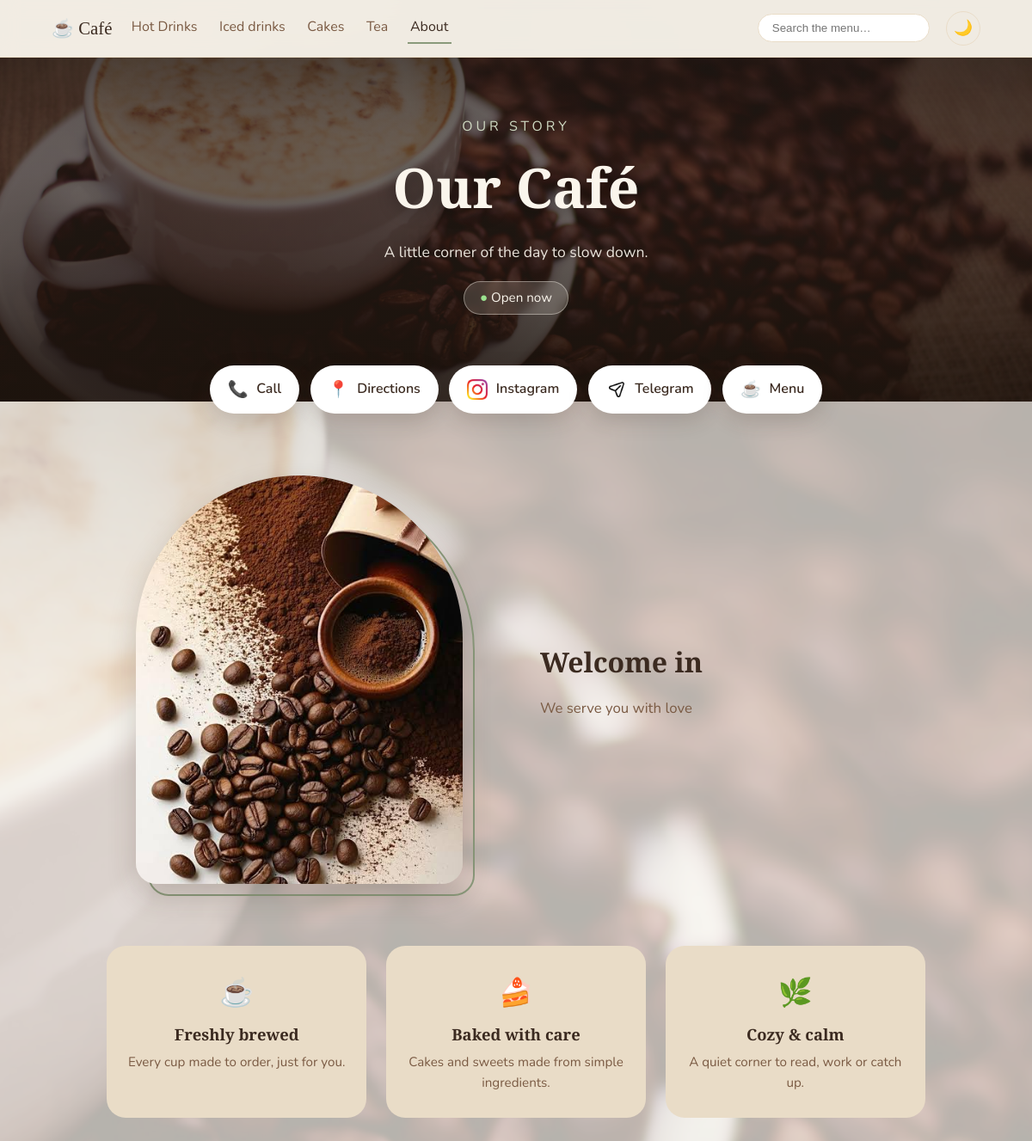
The page /about/ on the database its author committed.
### coffee/models.py (models this page shows, shortened)
class Category(models.Model):
    name = models.CharField(max_length=60)
    slug = models.SlugField(unique=True)
    description = models.CharField(max_length=140, blank=True)
    image = models.ImageField(upload_to="categories/")
    order = models.PositiveIntegerField(default=0)
    class Meta:
        ordering = ["order"]
        verbose_name_plural = "categories"
    def get_absolute_url(self):
        return reverse("category_detail", args=[self.slug])

class ShopInfo(models.Model):
    name = models.CharField(max_length=100, default="Our Café")
    story = models.TextField(blank=True, help_text="A short, friendly paragraph about the café")
    photo = models.ImageField(upload_to="about/", blank=True)
    address = models.CharField(max_length=200, blank=True)
    phone = models.CharField(max_length=30, blank=True)
    email = models.EmailField(blank=True)
    instagram = models.URLField(blank=True, help_text="Full link, e.g. https://instagram.com/yourcafe")
    telegram = models.URLField(blank=True, help_text="Full link, e.g. https://t.me/yourcafe")
    map_embed_url = models.URLField(blank=True, help_text="Google Maps → Share → Embed a map → copy the src URL")
    class Meta:
        verbose_name_plural = "shop info"

### coffee/views.py (the view)
# urls.py: path("about/", views.about, name="about"),
def about(request):
    info = ShopInfo.load()
    return render(request, "coffee/about.html", {
        "info": info,
        "open_now": info.is_open_now(),
    })

### coffee/context_processors.py (called while the page is built)
def nav_categories(request):
    return {"nav_categories": Category.objects.all()}

### coffee/models.py (called while the page is built)
    @classmethod
    def load(cls):
        obj, _ = cls.objects.get_or_create(pk=1)
        return obj

    @property
    def phone_link(self):
        return re.sub(r"[^\d+]", "", self.phone)

    @property
    def closed_day_numbers(self):
        return {int(d) for d in self.closed_days.split(",") if d}

    @property
    def open_days_text(self):
        closed = self.closed_day_numbers
        names = dict(self.DAYS)
        if not closed:
            return "Every day"
        if len(closed) == 7:
            return "Closed"
        return "Every day except " + ", ".join(names[d] for d in sorted(closed))

    def is_open_now(self):
        now = timezone.localtime()
        today = now.weekday()
        closed = self.closed_day_numbers
        if self.open_all_day:
            return today not in closed
        t = now.time()
        if self.open_time <= self.close_time:              # normal day, e.g. 09:00–23:00
            return today not in closed and self.open_time <= t <= self.close_time
        if t >= self.open_time:                            # evening part belongs to today
            return today not in closed
        if t <= self.close_time:                           # after midnight: yesterday's session
            return (today - 1) % 7 not in closed
        return False

### coffee/templates/coffee/about.html (shortened to what this page needs)
{% extends "coffee/base.html" %}
{% load static %}
{% block content %}
<section class="about-hero" style="background-image: url('{% static 'img/hero.jpg' %}');">
  <div class="about-hero-overlay"></div>
  <div class="about-hero-text reveal">
    <p class="eyebrow">Our story</p>
    <h1>{{ info.name }}</h1>
    <p class="hero-sub">A little corner of the day to slow down.</p>
    <span class="status {% if open_now %}open{% else %}closed{% endif %}">
      <span class="dot">●</span> {% if open_now %}Open now{% else %}Closed right now{% endif %}
    </span>
  </div>
</section>
<nav class="quick-actions reveal" aria-label="Quick actions">
  {% if info.phone %}
  <a class="qa" href="tel:{{ info.phone_link }}"><span class="qa-icon">📞</span> Call</a>
  {% endif %}
  {% if info.address %}
  <a class="qa" target="_blank" rel="noopener"
     href="https://www.google.com/maps/search/?api=1&query={{ info.address|urlencode }}"><span class="qa-icon">📍</span> Directions</a>
  {% endif %}
  {% if info.instagram %}
  <a class="qa" href="{{ info.instagram }}" target="_blank" rel="noopener">
    <img src="{% static 'img/instagram.png' %}" alt=""> Instagram</a>
  {% endif %}
  {% if info.telegram %}
  <a class="qa" href="{{ info.telegram }}" target="_blank" rel="noopener">
    <img class="icon-mono" src="{% static 'img/delivery.png' %}" alt=""> Telegram</a>
  {% endif %}
  <a class="qa" href="{% url 'categories' %}"><span class="qa-icon">☕</span> Menu</a>
</nav>
<section class="story">
  <div class="story-photo reveal">
    <img src="{% if info.photo %}{{ info.photo.url }}{% else %}{% static 'img/hero.jpg' %}{% endif %}"
         alt="{{ info.name }}">
  </div>
  <div class="story-text reveal">
    <h2>Welcome in</h2>
    <p>{{ info.story|default:"Fresh coffee, homemade cakes and a calm place to sit. Take your time, we're happy to have you."|linebreaksbr }}</p>
  </div>
</section>
<section class="highlights">
  <div class="highlight reveal"><span>☕</span><h3>Freshly brewed</h3><p>Every cup made to order, just for you.</p></div>
  <div class="highlight reveal"><span>🍰</span><h3>Baked with care</h3><p>Cakes and sweets made from simple ingredients.</p></div>
  <div class="highlight reveal"><span>🌿</span><h3>Cozy &amp; calm</h3><p>A quiet corner to read, work or catch up.</p></div>
</section>
{% endblock %}

### coffee/templates/coffee/base.html (shortened to what this page needs)
{% load static %}
<!DOCTYPE html>
<html lang="en">
<head>
  <link rel="stylesheet" href="{% static 'css/style.css' %}">
</head>
<body>
  {% if request.resolver_match.url_name != "welcome" %}
  <nav class="navbar">
    <a class="brand" href="{% url 'welcome' %}">☕ Café</a>
    <div class="nav-links">
      {% for c in nav_categories %}
      <a href="{% url 'category_detail' c.slug %}"
         class="{% if request.path == c.get_absolute_url %}active{% endif %}">{{ c.name }}</a>
      {% endfor %}
      <a href="{% url 'about' %}" class="{% if request.resolver_match.url_name == 'about' %}active{% endif %}">About</a>
    </div>
    <form class="search" action="{% url 'search' %}" method="get">
      <input type="search" name="q" placeholder="Search the menu…" value="{{ query|default:'' }}">
    </form>
    <button id="theme-toggle" aria-label="Toggle evening mode">🌙</button>
  </nav>
  {% else %}
  <button id="theme-toggle" class="floating" aria-label="Toggle evening mode">🌙</button>
  {% endif %}
  {% block content %}{% endblock %}
</body>
</html>

### coffee/static/css/style.css (style rules this page uses)
:root { --cream: #faf5ec; --latte: #e9dcc7; --espresso: #3b2a20; --mocha: #7a5a43; --sage: #8a9a7b; --card: #ffffff; }
body { transition: background .4s, color .4s; }
.navbar { position: sticky; top: 0; z-index: 100; display: flex; align-items: center; gap: 1.2rem; padding: .8rem 5%; background: color-mix(in srgb, var(--cream) 85%, transparent); backdrop-filter: blur(10px); border-bottom: 1px solid var(--latte); }
.brand { font-family: "Playfair Display", serif; font-size: 1.3rem; }
.nav-links { display: flex; gap: 1.2rem; flex: 1; overflow-x: auto; white-space: nowrap; }
.nav-links a { padding: .3rem .2rem; border-bottom: 2px solid transparent; color: var(--mocha); }
.nav-links a:hover, .nav-links a.active { color: var(--espresso); border-color: var(--sage); }
.search input { padding: .5rem 1rem; border-radius: 999px; border: 1px solid var(--latte); background: var(--card); color: var(--espresso); width: 200px; transition: width .3s, box-shadow .3s; }
#theme-toggle { background: none; border: 1px solid var(--latte); border-radius: 50%; width: 40px; height: 40px; cursor: pointer; font-size: 1.1rem; }
* { box-sizing: border-box; margin: 0; padding: 0; }
body { font-family: "Nunito", sans-serif; background: var(--cream); color: var(--espresso); line-height: 1.6; }
h1, h2, h3 { font-family: "Playfair Display", serif; }
a { text-decoration: none; color: inherit; }
.eyebrow { letter-spacing: .25em; text-transform: uppercase; color: #cfd9c2; }
body::before { content: ""; position: fixed; inset: -20px; z-index: -1; background: url("../img/hero.jpg") center / cover no-repeat; filter: blur(2px) saturate(.9); opacity: .30; transition: opacity .4s; }
.reveal { transition: opacity .8s ease, transform .8s ease; }
.about-hero { position: relative; min-height: 50vh; display: flex; align-items: center; justify-content: center; text-align: center; padding: 4rem 1.5rem 6rem; background-size: cover; background-position: center; color: #faf5ec; }
.about-hero-overlay { position: absolute; inset: 0; background: linear-gradient(180deg, rgba(30,18,10,.55), rgba(30,18,10,.78)); }
.about-hero-text { position: relative; z-index: 1; max-width: 640px; }
.about-hero h1 { font-size: clamp(2.4rem, 6vw, 4rem); margin: .4rem 0 .6rem; text-shadow: 0 2px 20px rgba(0,0,0,.4); }
.hero-sub { font-size: 1.1rem; opacity: .92; margin-bottom: 1.2rem; }
.status { display: inline-block; padding: .4rem 1.1rem; border-radius: 999px; background: rgba(250,245,236,.16); border: 1px solid rgba(250,245,236,.4); backdrop-filter: blur(6px); font-size: .95rem; }
.status.open .dot { color: #9be28f; }
.quick-actions { position: relative; z-index: 2; display: flex; flex-wrap: wrap; justify-content: center; gap: .8rem; margin: -2.6rem auto 0; padding: 0 1rem; }
.qa { display: flex; align-items: center; gap: .6rem; padding: .8rem 1.3rem; border-radius: 999px; background: var(--card); color: var(--espresso); font-weight: 600; box-shadow: 0 8px 24px rgba(59,42,32,.18); transition: transform .3s, box-shadow .3s; }
.qa img { width: 24px; height: 24px; object-fit: contain; }
.qa-icon { font-size: 1.2rem; }
.story { display: grid; grid-template-columns: 1fr 1fr; gap: 3.5rem; align-items: center; max-width: 1000px; margin: 4.5rem auto; padding: 0 1.5rem; }
.story-photo { position: relative; isolation: isolate; max-width: 380px; margin: 0 auto; }
.story-photo img { width: 100%; aspect-ratio: 4 / 5; object-fit: cover; display: block; border-radius: 190px 190px 24px 24px; box-shadow: 0 14px 34px rgba(59,42,32,.2); }
.story-photo::after { content: ""; position: absolute; inset: 14px -14px -14px 14px; z-index: -1; border: 2px solid var(--sage); border-radius: 190px 190px 24px 24px; }
.story-text h2 { font-size: 2rem; margin-bottom: 1rem; }
.story-text p { color: var(--mocha); font-size: 1.05rem; }
.highlights { display: grid; grid-template-columns: repeat(auto-fit, minmax(220px, 1fr)); gap: 1.4rem; max-width: 1000px; margin: 0 auto 4.5rem; padding: 0 1.5rem; }
.highlight { text-align: center; padding: 1.8rem 1.2rem; background: var(--latte); border-radius: 22px; }
.highlight span { font-size: 2rem; }
.highlight h3 { margin: .5rem 0 .3rem; font-size: 1.15rem; }
.highlight p { color: var(--mocha); font-size: .95rem; }

### rows shown on the page
Category: name "Hot Drinks"
Category: name "Iced drinks"
Category: name "Cakes"
Category: name "Tea"
ShopInfo: name "Our Café", photo (picture), story "We serve you with love"
